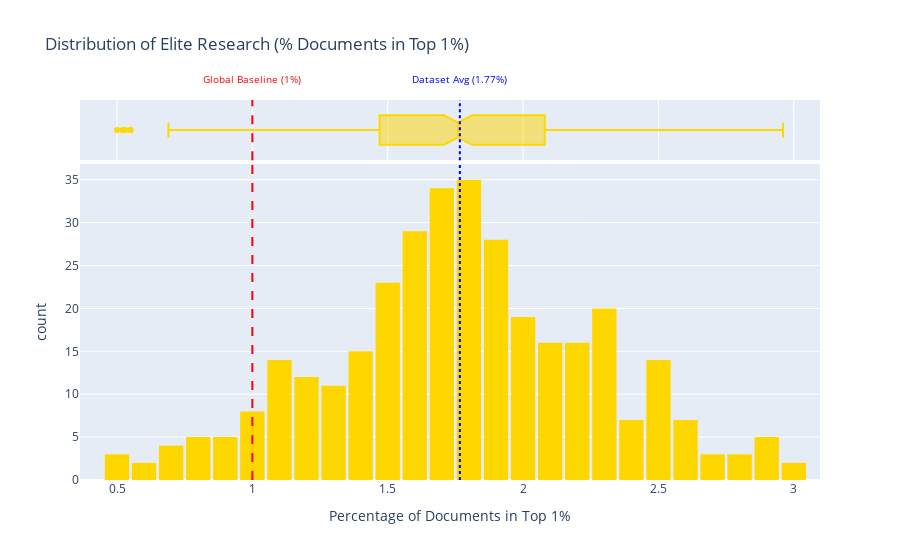

Notebook cell for this chart:
### Markdown cell above
#### Q5 Funnel Check: Elite Research Conversion (% Documents in Top 1%)

**Objective:**
To evaluate the "elite research conversion rate" by quantifying the percentage of documents that achieve "Top 1%" status. This analysis benchmarks performance against the theoretical global average (1%) to identify nations that are not just good, but exceptionally impactful, and to understand the overall distribution of research excellence.

1.  **Benchmark Performance:** How does the dataset's average conversion rate compare to the theoretical global baseline of 1%?
    *   *Metric used:* Mean and Median of `% Documents in Top 1%`.
2.  **Distribution Shape:** What is the overall distribution of elite research performance? Is it symmetric, or skewed towards a few high-performing instances?
    *   *Focus:* Analyzing the Histogram and Box Plot for skewness and spread.
3.  **Identifying Consistent Leaders:** Which nations consistently surpass the "Exceptional Performance" threshold (>2%) across multiple years?
    *   *Focus:* Counting the frequency of each country's appearance in the >2% elite group.

### Code cell
# --- Step 1: Calculate Statistics ---
# Calculate the mean, median, and max to understand the central tendency of the data
avg_elite = df['% Documents in Top 1%'].mean()
median_elite = df['% Documents in Top 1%'].median()
max_elite = df['% Documents in Top 1%'].max()

# Print the statistical summary
print(f"--- Statistics for % Documents in Top 1% ---")
print(f"Mean (Average):   {avg_elite:.2f}%")
print(f"Median:           {median_elite:.2f}%")
print(f"Max Value:        {max_elite:.2f}%")
print("-" * 40)


# --- Step 2: Identify Top Performers ---
# Filter rows where the elite research percentage is greater than 2.0% means double the global expected average of 1%
elite_performers = df[df['% Documents in Top 1%'] > 2.0]
elite_performers = elite_performers[['Country', 'Year', '% Documents in Top 1%']]
print(f"\nNumber of records with > 2% Elite Papers: {len(elite_performers)}")

# --- Consistency Check ---
# Count how frequently each country appears in the 'Elite' list to measure consistency
print("\n--- Which countries are CONSISTENTLY performing > 2%? ---")
consistency_check = elite_performers['Country'].value_counts().head(15) # <-- add value_count() to get consistent countries
print(consistency_check)
print("-" * 40)

# Show the top 5 highest single-year performances
print("\nTop 5 specific examples (Highest Single Year Performance):")
print(elite_performers.sort_values(by='% Documents in Top 1%', ascending=False).head(5))

# --- Step 3: Visualization (Histogram) ---
# Create a histogram to visualize the distribution of the data
fig_elite = px.histogram(
    df, 
    x='% Documents in Top 1%',
    nbins=40,
    title='Distribution of Elite Research (% Documents in Top 1%)',
    marginal='box',   # <-- add box plot also to find outliers
    color_discrete_sequence=['gold'], 
    labels={'% Documents in Top 1%': 'Percentage of Documents in Top 1%'}
)

# Add a vertical reference line for the Global Baseline (Theoretical 1%)
fig_elite.add_vline(x=1.0, line_dash="dash", line_color="red")

# Add a vertical reference line for the Dataset Average
fig_elite.add_vline(x=avg_elite, line_dash="dot", line_color="blue")

# --- Annotations ---
# Add text label for Global Baseline
fig_elite.add_annotation(
    x=1.0, 
    y=1.08, 
    yref="paper",  # <-- positions text relative to the chart layout not data values.
    text="Global Baseline (1%)", 
    showarrow=False, 
    font=dict(color="red", size=10) 
)

# Add text label for Dataset Average
fig_elite.add_annotation(
    x=avg_elite, 
    y=1.08, 
    yref="paper", 
    text=f"Dataset Avg ({avg_elite:.2f}%)", 
    showarrow=False, 
    font=dict(color="blue", size=10)
)

# layout for better readability
fig_elite.update_layout(bargap=0.1) # <-- add gap between bars
fig_elite.show()

### Figure 1 — Plotly figure (JSON) as saved in the notebook; plotly's stock layout.template omitted (floating-point values rounded to 4 significant figures; data arrays with more than 128 entries replaced by an {"elided": "..."} marker saying what was removed)
{"data": [{"bingroup": "x", "hovertemplate": "Percentage of Documents in Top 1%=%{x}<br>count=%{y}<extra></extra>", "legendgroup": "", "marker": {"color": "gold", "pattern": {"shape": ""}}, "name": "", "nbinsx": 40, "orientation": "v", "showlegend": false, "type": "histogram", "x": {"elided": "340 float values"}, "xaxis": "x", "yaxis": "y"}, {"hovertemplate": "Percentage of Documents in Top 1%=%{x}<extra></extra>", "legendgroup": "", "marker": {"color": "gold"}, "name": "", "notched": true, "showlegend": false, "type": "box", "x": {"elided": "340 float values"}, "xaxis": "x2", "yaxis": "y2"}], "layout": {"annotations": [{"font": {"color": "red", "size": 10}, "showarrow": false, "text": "Global Baseline (1%)", "x": 1, "y": 1.08, "yref": "paper"}, {"font": {"color": "blue", "size": 10}, "showarrow": false, "text": "Dataset Avg (1.77%)", "x": 1.766, "y": 1.08, "yref": "paper"}], "bargap": 0.1, "barmode": "relative", "legend": {"tracegroupgap": 0}, "shapes": [{"line": {"color": "red", "dash": "dash"}, "type": "line", "x0": 1, "x1": 1, "xref": "x", "y0": 0, "y1": 1, "yref": "y domain"}, {"line": {"color": "red", "dash": "dash"}, "type": "line", "x0": 1, "x1": 1, "xref": "x2", "y0": 0, "y1": 1, "yref": "y2 domain"}, {"line": {"color": "blue", "dash": "dot"}, "type": "line", "x0": 1.766, "x1": 1.766, "xref": "x", "y0": 0, "y1": 1, "yref": "y domain"}, {"line": {"color": "blue", "dash": "dot"}, "type": "line", "x0": 1.766, "x1": 1.766, "xref": "x2", "y0": 0, "y1": 1, "yref": "y2 domain"}], "title": {"text": "Distribution of Elite Research (% Documents in Top 1%)"}, "xaxis": {"anchor": "y", "domain": [0, 1], "title": {"text": "Percentage of Documents in Top 1%"}}, "xaxis2": {"anchor": "y2", "domain": [0, 1], "matches": "x", "showgrid": true, "showticklabels": false}, "yaxis": {"anchor": "x", "domain": [0, 0.8316], "title": {"text": "count"}}, "yaxis2": {"anchor": "x2", "domain": [0.8416, 1], "matches": "y2", "showgrid": false, "showline": false, "showticklabels": false, "ticks": ""}}}
